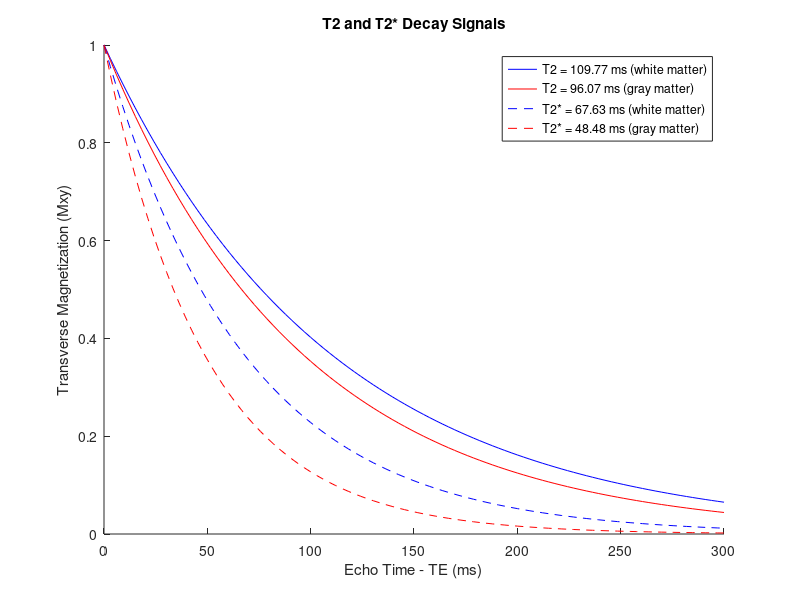

Recreate this plot in MATLAB.
%% T2 and T2* decay curves
% Script to display T2 and T2* relaxometry curves for different tissues

% Simulation parameters
params.TE = linspace(0, 300, 100); % Echo times (in ms)

% Define T2 values for different tissues
params.T2_WM = 109.77; % T2 of white matter (in ms)
params.T2_GM = 96.07; % T2 of gray matter (in ms)

% Define T2* values for different tissues
params.T2star_WM = 67.63; % T2* of white matter (in ms)
params.T2star_GM = 48.48; % T2* of gray matter (in ms)

% Generate T2 and T2* decay signals
signal_WM_T2 = exp(-params.TE / params.T2_WM);
signal_GM_T2 = exp(-params.TE / params.T2_GM);
signal_WM_T2star = exp(-params.TE / params.T2star_WM);
signal_GM_T2star = exp(-params.TE / params.T2star_GM);

% Plot the T2 and T2* signals
figure;
hold on;
plot(params.TE, signal_WM_T2, '-b', 'DisplayName', 'T2 = 109.77 ms (white matter)');
plot(params.TE, signal_GM_T2, '-r', 'DisplayName', 'T2 = 96.07 ms (gray matter)');
plot(params.TE, signal_WM_T2star, '--b', 'DisplayName', 'T2* = 67.63 ms (white matter)');
plot(params.TE, signal_GM_T2star, '--r', 'DisplayName', 'T2* = 48.48 ms (gray matter)');
xlabel('Echo Time - TE (ms)');
ylabel('Transverse Magnetization (Mxy)');
legend();
title('T2 and T2* Decay Signals');